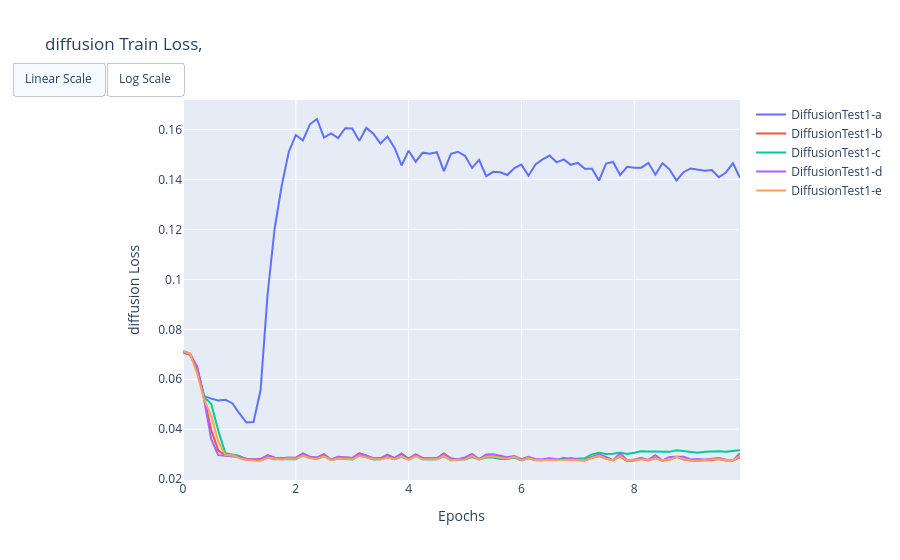

Source (notebook cell):
### Code cell
evals.plot_loss(run['diff'], 'diffusion', phase='train')
